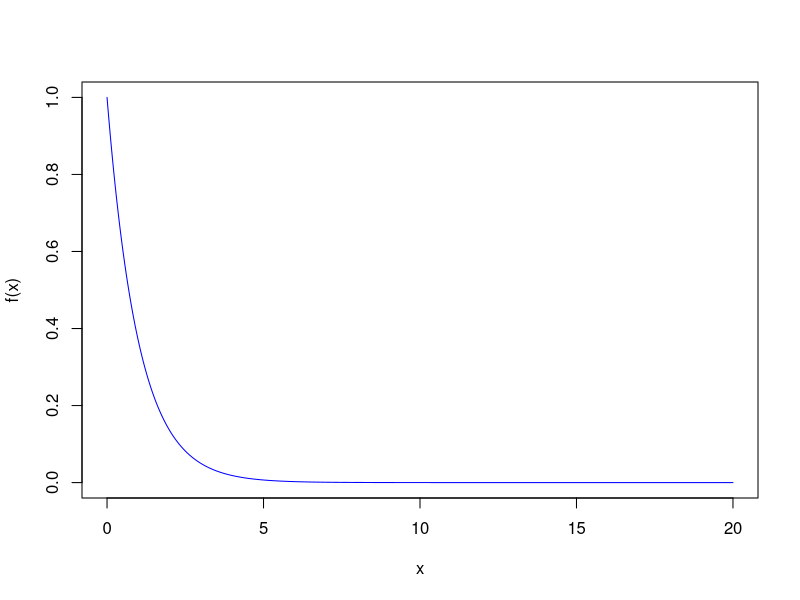
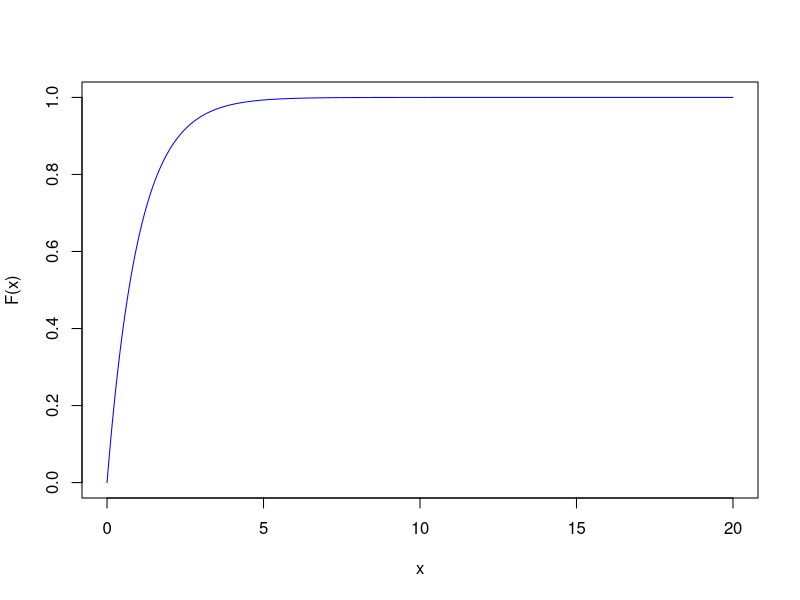
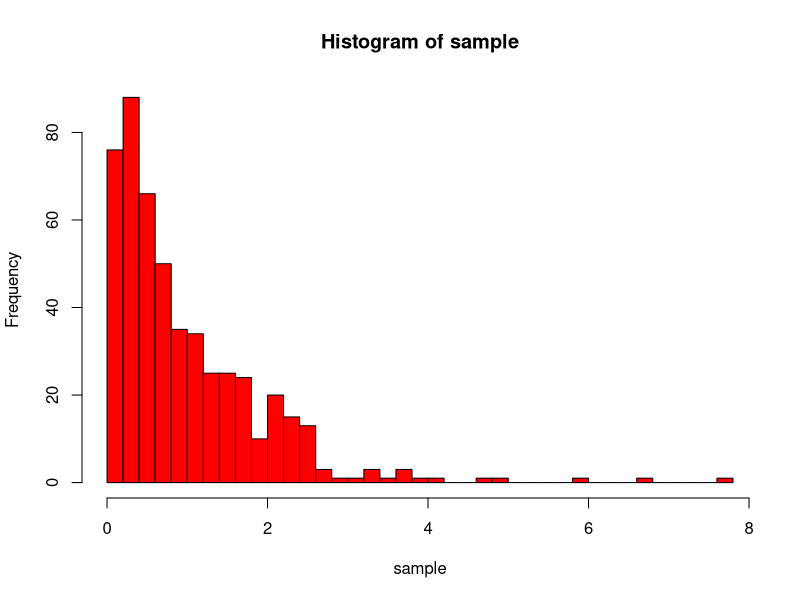
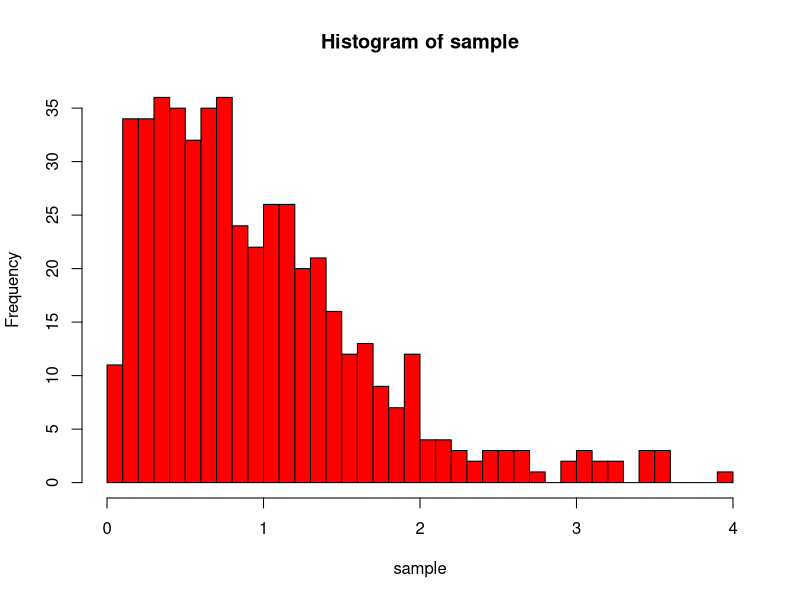

The R source for these figures, in order:
## ---- chunk 1
lambda = 1

# create a sequence from 0 to 100 with distance 0.01
x = seq(0,20, by= 0.0001)

# create the p.d.f function of exponential for x
f = function(x){lambda*exp(-lambda * x)}
# plot f(x), p.d.f of x
plot(x,f(x),type = "l",col = "blue")

# create the C.d.f function for x
F = function(x){1 - exp(-lambda * x)}
# plot F(x), C.d.f of x
plot(x,F(x),type = "l",col = "blue")

## ---- chunk 2
lambda = 1

# define sample to be a vector
sample = c()

# a for loop, repeat 500 times
for(i in 1:500){
  # here we used the rexp function to generate 1 exponential distribution
  b = rexp( n = 1, rate = lambda)
  # save our sample mean ( append value of b to our sample)
  sample = c(sample , b)
}

# generate a histgram for the sample ( with 30 seperate bars)
hist(sample, breaks =  30 , col = "red")

# get mean of sample
mean(sample)
# get standard deviation of sample
sd(sample)

## ---- chunk 3
lambda = 1

# define sample to be a vector
sample = c()

# a for loop, repeat 500 times
for(i in 1:500){
  # generate 2 exponential distribution
  a = rexp( n = 2, rate = lambda)
  # take the average of them
  b = mean(a)
  # save our sample mean ( append value of b to our sample)
  sample = c(sample , b)
}

# generate a histgram for the sample ( with 30 seperate bars)
hist(sample, breaks =  30 , col = "red")

# get mean of sample
mean(sample)
# get standard deviation of sample
sd(sample)

